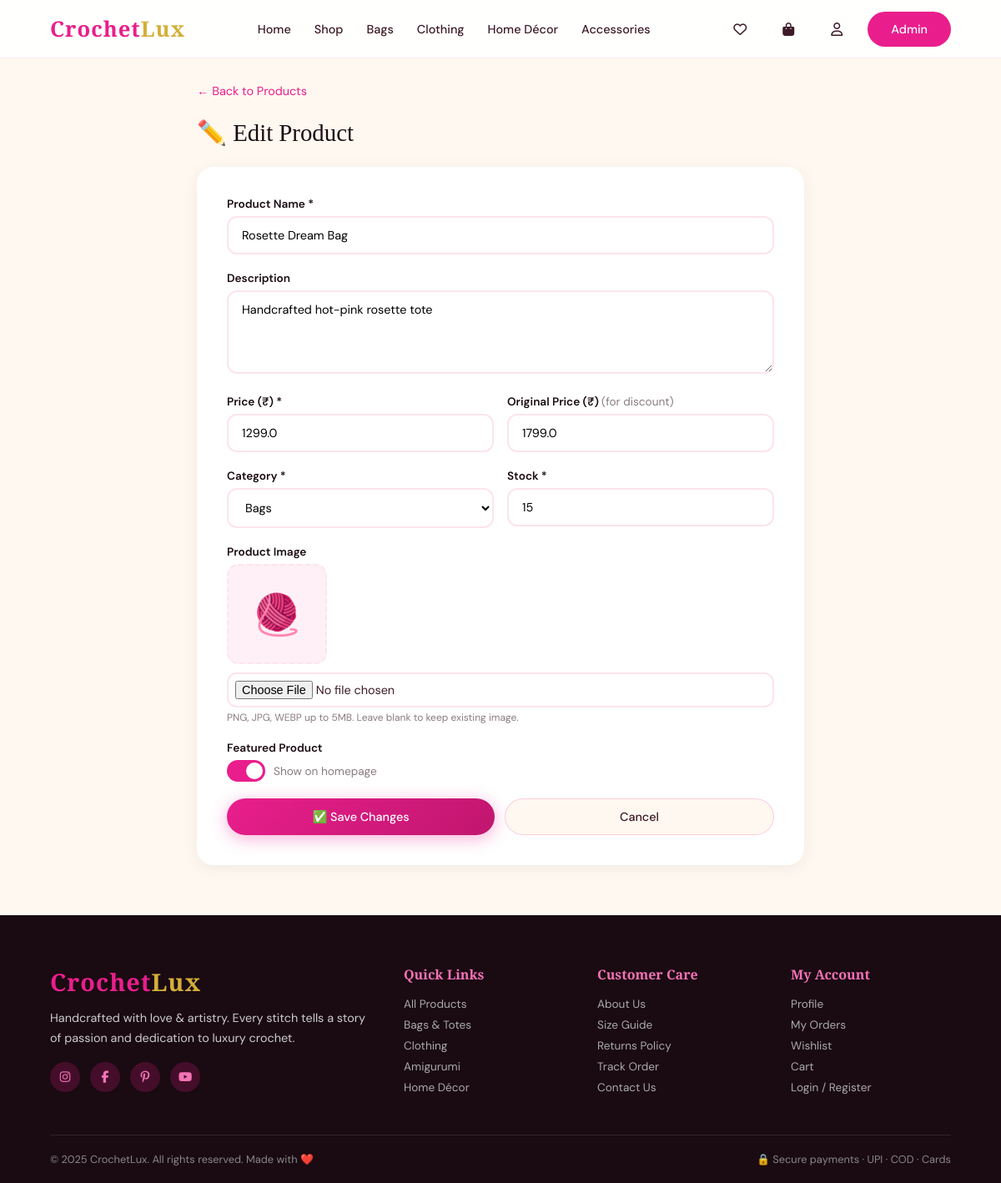
/admin/product/edit/1 (signed in), run on the app's committed database.
### tables this page shows
CREATE TABLE products (
            id INTEGER PRIMARY KEY AUTOINCREMENT,
            name TEXT NOT NULL,
            description TEXT,
            price REAL NOT NULL,
            original_price REAL,
            category TEXT,
            stock INTEGER DEFAULT 0,
            image TEXT,
            images TEXT DEFAULT '[]',
            is_featured INTEGER DEFAULT 0,
            created_at TIMESTAMP DEFAULT CURRENT_TIMESTAMP
        );

### app.py (the view, shortened to what this page needs)
@app.route('/admin/product/edit/<int:pid>', methods=['GET', 'POST'])
@admin_required
def admin_edit_product(pid):
    db      = get_db()
    product = db.execute("SELECT * FROM products WHERE id=?", (pid,)).fetchone()
    if not product:
        db.close(); flash('Not found', 'error'); return redirect(url_for('admin_products'))
    db.close()
    return render_template('admin/product_form.html', product=dict(product), cart_count=0)

### app.py (called while the page is built)
def get_db():
    db = sqlite3.connect('crochet.db')
    db.row_factory = sqlite3.Row
    return db

def admin_required(f):
    @wraps(f)
    def dec(*a, **kw):
        if not session.get('is_admin'):
            flash('Admin access required', 'error')
            return redirect(url_for('index'))
        return f(*a, **kw)
    return dec

### templates/admin/product_form.html (shortened to what this page needs)
{% extends 'base.html' %}
{% block content %}
<div class="adm">
  <div style="display:flex;align-items:center;gap:16px;margin-bottom:24px">
    <a href="/admin/products" style="color:var(--pink);font-size:.9rem;text-decoration:none">← Back to Products</a>
  </div>
  <div class="adm-title">{{ '✏️ Edit Product' if product else '➕ Add New Product' }}</div>
  <div class="form-card">
    <form action="{{ '/admin/product/edit/'+product.id|string if product else '/admin/product/add' }}"
          method="POST" enctype="multipart/form-data">
      <div class="form-group">
        <label class="form-label">Product Name *</label>
        <input type="text" name="name" class="form-input" required
               value="{{ product.name if product else '' }}" placeholder="e.g. Rosette Dream Bag">
      </div>
      <div class="form-group">
        <label class="form-label">Description</label>
        <textarea name="description" class="form-textarea"
                  placeholder="Describe the product…">{{ product.description if product else '' }}</textarea>
      </div>
      <div class="form-row">
        <div class="form-group">
          <label class="form-label">Price (₹) *</label>
          <input type="number" name="price" class="form-input" required step="0.01" min="0"
                 value="{{ product.price if product else '' }}" placeholder="1299">
        </div>
        <div class="form-group">
          <label class="form-label">Original Price (₹) <span style="color:var(--gray);font-weight:400">(for discount)</span></label>
          <input type="number" name="original_price" class="form-input" step="0.01" min="0"
                 value="{{ product.original_price if product else '' }}" placeholder="1799">
        </div>
      </div>
      <div class="form-row">
        <div class="form-group">
          <label class="form-label">Category *</label>
          <select name="category" class="form-select" required>
            {% for cat in ['Bags','Clothing','Toys','Home','Accessories'] %}
            <option value="{{ cat }}"
              {{ 'selected' if product and product.category == cat }}>{{ cat }}</option>
            {% endfor %}
          </select>
        </div>
        <div class="form-group">
          <label class="form-label">Stock *</label>
          <input type="number" name="stock" class="form-input" required min="0"
                 value="{{ product.stock if product else '0' }}" placeholder="10">
        </div>
      </div>
      <div class="form-group">
        <label class="form-label">Product Image</label>
        {% if product and product.image %}
        <div class="img-preview-box" id="imgPreview">
        </div>
        {% else %}
        <div class="img-preview-box" id="imgPreview">
          <img id="previewImg" style="display:none"><span id="imgPlaceholder">🧶</span>
        </div>
        {% endif %}
        <input type="file" name="image" class="form-input" accept="image/*"
               onchange="previewImage(this)" style="padding:8px">
        <div class="form-hint">PNG, JPG, WEBP up to 5MB. Leave blank to keep existing image.</div>
      </div>
      <div class="form-group">
        <label class="form-label">Featured Product</label>
        <div class="toggle-wrap">
          <label class="toggle">
            <span class="slider"></span>
          </label>
          <span style="font-size:.85rem;color:var(--gray)">Show on homepage</span>
        </div>
      </div>
      <div style="display:flex;gap:12px;margin-top:8px">
        <button type="submit" class="btn btn-primary" style="flex:1;justify-content:center">
          {{ '✅ Save Changes' if product else '➕ Add Product' }}
        </button>
        <a href="/admin/products" class="btn btn-cream" style="flex:1;justify-content:center">
          Cancel
        </a>
      </div>
    </form>
  </div>
</div>
{% endblock %}

### templates/base.html (style rules this page uses)
:root { --pink:#E91E8C; --pink-light:#f472b6; --pink-pale:#fff0f7; --pink-deep:#c0166e; --cream:#FFF8F0; --cream2:#fce4ec; --gold:#d4af37; --dark:#1a0a12; --text:#3d1a28; --gray:#8a7a82; --white:#ffffff; --radius:16px; --shadow:0 8px 40px rgba(233,30,140,0.15); --shadow2:0 20px 60px rgba(233,30,140,0.25); }
* { margin:0;padding:0;box-sizing:border-box }
html { scroll-behavior:smooth }
body { font-family:'DM Sans',sans-serif;background:var(--cream);color:var(--text);overflow-x:hidden }
a { text-decoration:none;color:inherit }
.btn { display:inline-flex;align-items:center;gap:8px;padding:12px 28px;border-radius:50px;font-size:.9rem;font-weight:500;cursor:pointer;transition:.3s;border:none;font-family:'DM Sans',sans-serif }
.btn-primary { background:linear-gradient(135deg,var(--pink),var(--pink-deep));color:#fff;box-shadow:0 4px 20px rgba(233,30,140,.35) }
.btn-cream { background:var(--cream);color:var(--text);border:1px solid rgba(233,30,140,.2) }

### templates/admin/product_form.html (style rules this page uses)
.adm { padding:100px 3% 60px;max-width:800px;margin:0 auto }
.adm-title { font-family:'Playfair Display',serif;font-size:1.8rem;color:var(--dark);margin-bottom:24px }
.form-card { background:#fff;border-radius:20px;padding:36px;box-shadow:0 4px 20px rgba(0,0,0,.06) }
.form-group { margin-bottom:20px }
.form-label { display:block;font-weight:600;font-size:.85rem;color:var(--dark);margin-bottom:6px }
.form-input,.form-select,.form-textarea { width:100%;padding:12px 16px;border:2px solid var(--cream2);border-radius:12px; font-size:.9rem;font-family:'DM Sans',sans-serif;outline:none; background:#fff;box-sizing:border-box;transition:.2s }
.form-textarea { resize:vertical;min-height:100px }
.form-row { display:grid;grid-template-columns:1fr 1fr;gap:16px }
.form-hint { font-size:.75rem;color:var(--gray);margin-top:4px }
.img-preview-box { width:120px;height:120px;border-radius:14px;overflow:hidden; background:var(--pink-pale);display:flex;align-items:center;justify-content:center; font-size:3rem;border:2px dashed var(--cream2);margin-bottom:10px }
.toggle-wrap { display:flex;align-items:center;gap:10px }
.toggle { position:relative;width:46px;height:26px }
.slider { position:absolute;cursor:pointer;inset:0;background:var(--cream2);border-radius:50px;transition:.3s }
.slider:before { content:'';position:absolute;width:20px;height:20px;left:3px;bottom:3px;background:#fff;border-radius:50%;transition:.3s }
input:checked+.slider { background:var(--pink) }
input:checked+.slider:before { transform:translateX(20px) }

### data on the page
products: name "Rosette Dream Bag", description "Handcrafted hot-pink rosette tote", price "1299.0", original_price "1799.0", stock "15"

### other printed values
{{ '✏️ Edit Product' if product else '➕ Add New Product' }} "✏️ Edit Product"
{{ '✅ Save Changes' if product else '➕ Add Product' }} "✅ Save Changes"
form field category "Bags"
